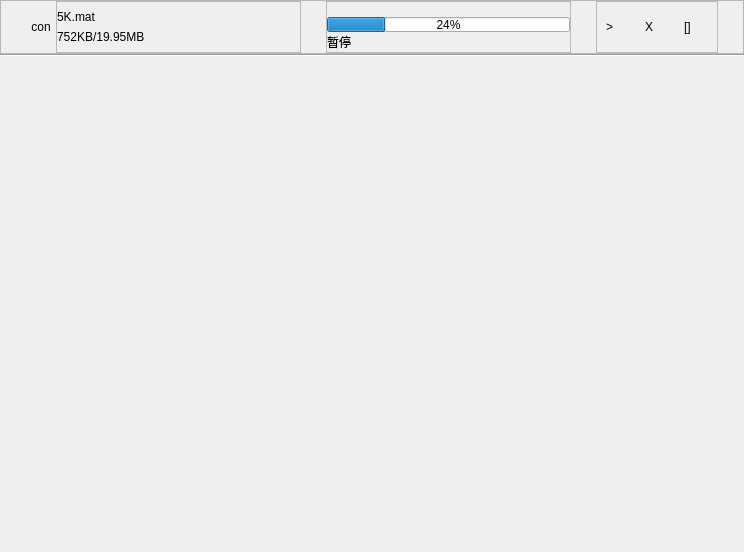
           <widget class="QWidget" name="scrollAreaWidgetContents_7">
            <property name="geometry">
             <rect>
              <x>0</x>
              <y>0</y>
              <width>744</width>
              <height>552</height>
             </rect>
            </property>
            <layout class="QFormLayout" name="formLayout_3">
             <property name="horizontalSpacing">
              <number>0</number>
             </property>
             <property name="verticalSpacing">
              <number>0</number>
             </property>
             <property name="leftMargin">
              <number>0</number>
             </property>
             <property name="topMargin">
              <number>0</number>
             </property>
             <property name="rightMargin">
              <number>0</number>
             </property>
             <property name="bottomMargin">
              <number>0</number>
             </property>
             <item row="0" column="0" colspan="2">
              <layout class="QVBoxLayout" name="verticalLayout_9">
               <property name="spacing">
                <number>0</number>
               </property>
               <item>
                <widget class="QFrame" name="frame_16">
                 <property name="frameShape">
                  <enum>QFrame::StyledPanel</enum>
                 </property>
                 <property name="frameShadow">
                  <enum>QFrame::Raised</enum>
                 </property>
                 <layout class="QHBoxLayout" name="horizontalLayout_11" stretch="1,6,10,1,10,1,5,1">
                  <property name="spacing">
                   <number>0</number>
                  </property>
                  <property name="leftMargin">
                   <number>0</number>
                  </property>
                  <property name="topMargin">
                   <number>0</number>
                  </property>
                  <property name="rightMargin">
                   <number>0</number>
                  </property>
                  <property name="bottomMargin">
                   <number>0</number>
                  </property>
                  <item>
                   <spacer name="horizontalSpacer_12">
                    <property name="orientation">
                     <enum>Qt::Horizontal</enum>
                    </property>
                    <property name="sizeHint" stdset="0">
                     <size>
                      <width>18</width>
                      <height>20</height>
                     </size>
                    </property>
                   </spacer>
                  </item>
                  <item>
                   <widget class="QLabel" name="label_33">
                    <property name="sizePolicy">
                     <sizepolicy hsizetype="Fixed" vsizetype="Fixed">
                      <horstretch>0</horstretch>
                      <verstretch>0</verstretch>
                     </sizepolicy>
                    </property>
                    <property name="minimumSize">
                     <size>
                      <width>30</width>
                      <height>30</height>
                     </size>
                    </property>
                    <property name="text">
                     <string>con</string>
                    </property>
                    <property name="alignment">
                     <set>Qt::AlignCenter</set>
                    </property>
                    <property name="margin">
                     <number>0</number>
                    </property>
                   </widget>
                  </item>
                  <item>
                   <widget class="QFrame" name="frame_17">
                    <property name="frameShape">
                     <enum>QFrame::StyledPanel</enum>
                    </property>
                    <property name="frameShadow">
                     <enum>QFrame::Raised</enum>
                    </property>
                    <layout class="QVBoxLayout" name="verticalLayout_10">
                     <property name="spacing">
                      <number>6</number>
                     </property>
                     <property name="leftMargin">
                      <number>0</number>
                     </property>
                     <property name="topMargin">
                      <number>8</number>
                     </property>
                     <property name="rightMargin">
                      <number>0</number>
                     </property>
                     <property name="bottomMargin">
                      <number>8</number>
                     </property>
                     <item>
                      <widget class="QLabel" name="label_19">
                       <property name="text">
                        <string>5K.mat</string>
                       </property>
                      </widget>
                     </item>
                     <item>
                      <widget class="QLabel" name="label_20">
                       <property name="text">
                        <string>752KB/19.95MB</string>
                       </property>
                      </widget>
                     </item>
                    </layout>
                   </widget>
                  </item>
                  <item>
                   <spacer name="horizontalSpacer_13">
                    <property name="orientation">
                     <enum>Qt::Horizontal</enum>
                    </property>
                    <property name="sizeHint" stdset="0">
                     <size>
                      <width>18</width>
                      <height>20</height>
                     </size>
                    </property>
                   </spacer>
                  </item>
                  <item>
                   <widget class="QFrame" name="frame_18">
                    <property name="frameShape">
                     <enum>QFrame::StyledPanel</enum>
                    </property>
                    <property name="frameShadow">
                     <enum>QFrame::Raised</enum>
                    </property>
                    <layout class="QVBoxLayout" name="verticalLayout_11">
                     <property name="spacing">
                      <number>0</number>
                     </property>
                     <property name="leftMargin">
                      <number>0</number>
                     </property>
                     <property name="topMargin">
                      <number>15</number>
                     </property>
                     <property name="rightMargin">
                      <number>0</number>
                     </property>
                     <property name="bottomMargin">
                      <number>0</number>
                     </property>
                     <item>
                      <widget class="QProgressBar" name="progressBar_4">
                       <property name="minimumSize">
                        <size>
                         <width>0</width>
                         <height>0</height>
                        </size>
                       </property>
                       <property name="maximumSize">
                        <size>
                         <width>16777215</width>
                         <height>15</height>
                        </size>
                       </property>
                       <property name="value">
                        <number>24</number>
                       </property>
                      </widget>
                     </item>
                     <item>
                      <widget class="QLabel" name="label_21">
                       <property name="text">
                        <string>暂停</string>
                       </property>
                      </widget>
                     </item>
                    </layout>
                   </widget>
                  </item>
                  <item>
                   <spacer name="horizontalSpacer_14">
                    <property name="orientation">
                     <enum>Qt::Horizontal</enum>
                    </property>
                    <property name="sizeHint" stdset="0">
                     <size>
                      <width>40</width>
                      <height>20</height>
                     </size>
                    </property>
                   </spacer>
                  </item>
                  <item>
                   <widget class="QFrame" name="frame_19">
                    <property name="frameShape">
                     <enum>QFrame::StyledPanel</enum>
                    </property>
                    <property name="frameShadow">
                     <enum>QFrame::Raised</enum>
                    </property>
                    <layout class="QHBoxLayout" name="horizontalLayout_12">
                     <property name="rightMargin">
                      <number>0</number>
                     </property>
                     <item>
                      <widget class="QLabel" name="label_22">
                       <property name="text">
                        <string>&gt;</string>
                       </property>
                      </widget>
                     </item>
                     <item>
                      <widget class="QLabel" name="label_23">
                       <property name="text">
                        <string>X</string>
                       </property>
                      </widget>
                     </item>
                     <item>
                      <widget class="QLabel" name="label_24">
                       <property name="text">
                        <string>[]</string>
                       </property>
                      </widget>
                     </item>
                    </layout>
                   </widget>
                  </item>
                  <item>
                   <spacer name="horizontalSpacer_15">
                    <property name="orientation">
                     <enum>Qt::Horizontal</enum>
                    </property>
                    <property name="sizeHint" stdset="0">
                     <size>
                      <width>18</width>
                      <height>20</height>
                     </size>
                    </property>
                   </spacer>
                  </item>
                 </layout>
                </widget>
               </item>
               <item>
                <widget class="Line" name="line_3">
                 <property name="minimumSize">
                  <size>
                   <width>649</width>
                   <height>0</height>
                  </size>
                 </property>
                 <property name="orientation">
                  <enum>Qt::Horizontal</enum>
                 </property>
                </widget>
               </item>
              </layout>
             </item>
            </layout>
           </widget>
